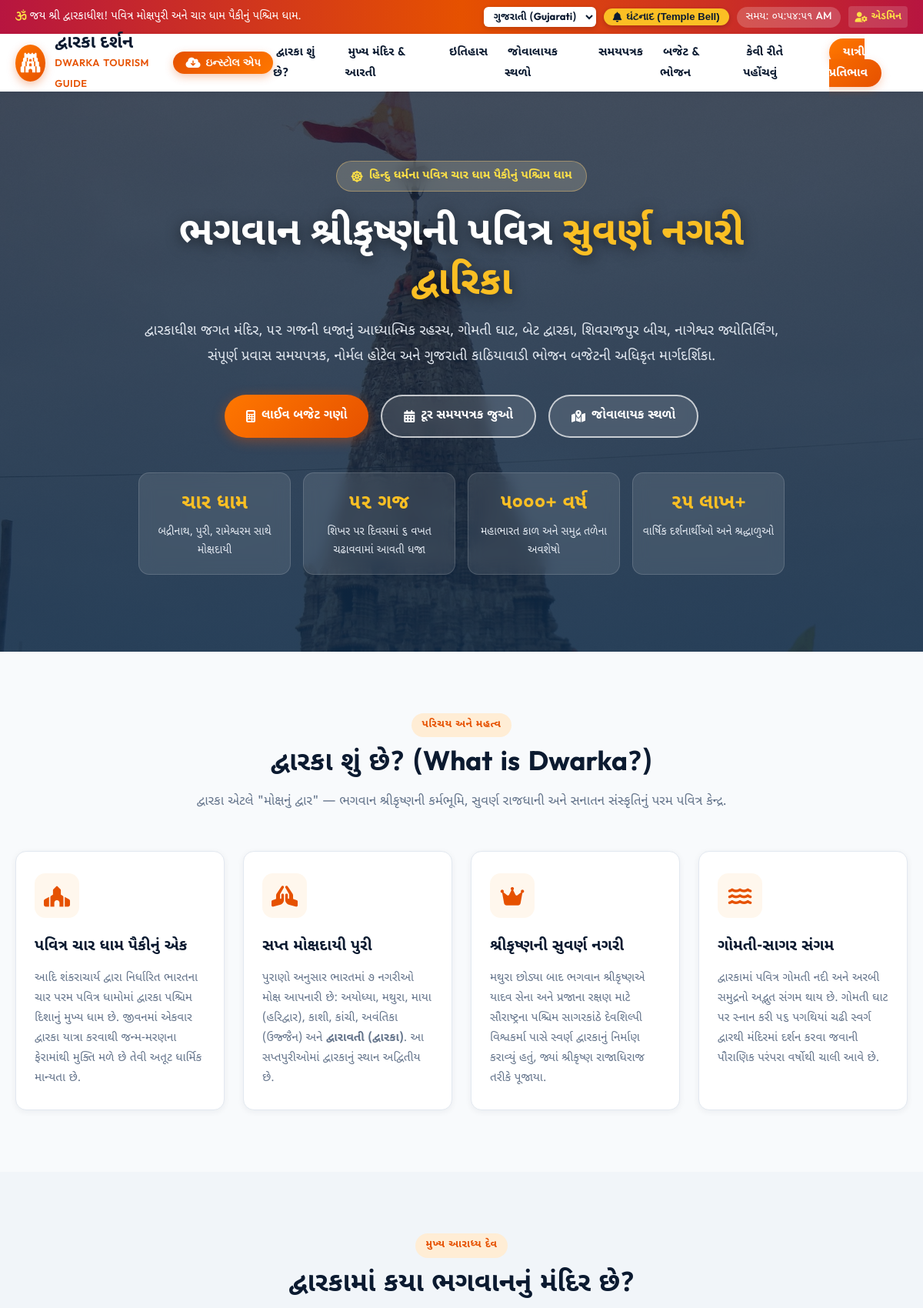
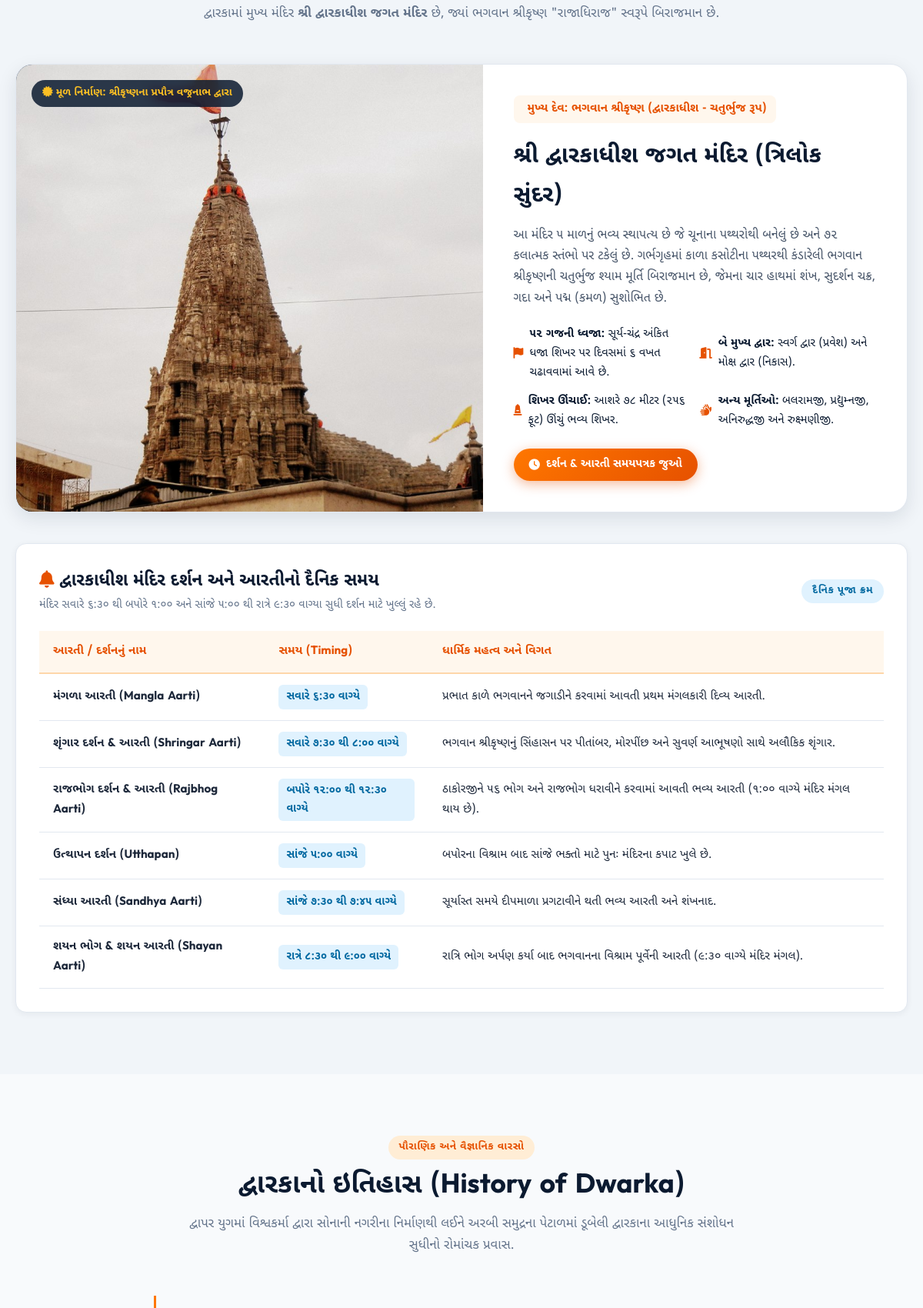
The page / (upper part) on the database its author committed (2 pictures, top to bottom).
### tables this page shows
CREATE TABLE `aarti_timings` (
    `id` INT AUTO_INCREMENT PRIMARY KEY,
    `aarti_name_gu` VARCHAR(255) NOT NULL,
    `time_str` VARCHAR(100) NOT NULL,
    `significance_gu` VARCHAR(255) NOT NULL
);

### db.php (called while the page is built, shortened)
<?php
$host = 'localhost';
$user = 'root';
$pass = '';
$dbname = 'dwarka_guide';
$charset = 'utf8mb4';
try {
    $dsn = "mysql:host=$host;dbname=$dbname;charset=$charset";
    $pdo = new PDO($dsn, $user, $pass, [
        PDO::ATTR_ERRMODE => PDO::ERRMODE_EXCEPTION,
        PDO::ATTR_DEFAULT_FETCH_MODE => PDO::FETCH_ASSOC,
        PDO::ATTR_EMULATE_PREPARES => false,
    ]);
    $pdo->exec("SET NAMES utf8mb4");
    $pdo->exec("CREATE TABLE IF NOT EXISTS `admins` (
        `id` INT AUTO_INCREMENT PRIMARY KEY,
        `username` VARCHAR(100) NOT NULL UNIQUE,
        `password` VARCHAR(255) NOT NULL,
        `full_name` VARCHAR(150) NOT NULL,
        `email` VARCHAR(150) NULL,
        `last_login` DATETIME NULL,
        `created_at` TIMESTAMP DEFAULT CURRENT_TIMESTAMP
    ) ENGINE=InnoDB DEFAULT CHARSET=utf8mb4;");
    $pdo->exec("CREATE TABLE IF NOT EXISTS `site_settings` (
        `setting_key` VARCHAR(100) PRIMARY KEY,
        `setting_value` TEXT NULL,
        `label_gu` VARCHAR(255) NULL,
        `setting_group` VARCHAR(50) DEFAULT 'general'
    ) ENGINE=InnoDB DEFAULT CHARSET=utf8mb4;");
} catch (PDOException $e) {
    die("ડેટાબેઝ જોડાણમાં ક્ષતિ (Database Connection Error): " . $e->getMessage() .
        "<br>કૃપા કરીને ખાતરી કરો કે XAMPP માં MySQL સર્વિસ શરૂ છે.");
}
function get_aarti_timings($pdo = null) {
    global $pdo;
    return $pdo->query("SELECT * FROM aarti_timings ORDER BY id ASC")->fetchAll();
}
function get_all_settings($pdo = null) {
    global $pdo;
    $rows = $pdo->query("SELECT setting_key, setting_value FROM site_settings")->fetchAll();
    $settings = [];
    return $settings;
}

### index.php (the view, shortened to what this page needs)
<?php
require_once __DIR__ . '/db.php';
$site_settings = get_all_settings();
$aarti_list = get_aarti_timings();
?>
<!DOCTYPE html>
<html lang="gu">
<head>
    <link rel="stylesheet" href="https://cdnjs.cloudflare.com/ajax/libs/font-awesome/6.4.0/css/all.min.css">
    <link rel="stylesheet" href="css/style.css?v=<?= filemtime(__DIR__ . '/css/style.css') ?>">
</head>
<body id="top">
    <div class="top-bar">
        <div class="container">
            <div>
                <i class="fa-solid fa-om" style="color: #fde047;"></i>
                <?= htmlspecialchars($site_settings['announcement_text'] ?? 'જય શ્રી દ્વારકાધીશ! પવિત્ર મોક્ષપુરી અને ચાર ધામ પૈકીનું પશ્ચિમ ધામ.') ?>
            </div>
            <div style="display: flex; align-items: center; gap: 10px;">
                <select class="top-lang-select lang-select-sync" onchange="setLanguage(this.value)" title="ભાષા પસંદ કરો (Select Language)">
                    <option value="gu">ગુજરાતી (Gujarati)</option>
                </select>
                <button id="templeBellBtn" class="bell-btn" title="મંદિરનો દિવ્ય ઘંટનાદ વગાડો">
                    <i class="fa-solid fa-bell"></i> ઘંટનાદ (Temple Bell)
                </button>
                <div class="live-clock" id="liveClock">
                </div>
                <a href="admin/index.php" style="color: #fde047; text-decoration: none; font-size: 0.82rem; font-weight: 600; padding: 3px 8px; background: rgba(255,255,255,0.15); border-radius: 4px; display: inline-flex; align-items: center; gap: 5px;" title="એડમિન પેનલ ખોલો">
                    <i class="fa-solid fa-user-gear"></i> એડમિન
                </a>
            </div>
        </div>
    </div>
    <header class="header">
        <div class="container navbar">
            <div class="header-brand-wrap">
                <div class="logo-wrapper">
                    <div class="logo-icon">
                        <i class="fa-solid fa-gopuram"></i>
                    </div>
                    <div class="logo-text">
                        <h1>દ્વારકા દર્શન</h1>
                        <span>DWARKA TOURISM GUIDE</span>
                    </div>
                </div>
                <button id="pwaInstallBtn" class="btn-pwa-install" type="button" title="આ વેબસાઇટ એપ તરીકે તમારા ડિવાઇસ પર ઇન્સ્ટોલ કરો">
                    <i class="fa-solid fa-cloud-arrow-down pwa-icon"></i>
                    <span class="pwa-btn-label">ઇન્સ્ટોલ એપ</span>
                </button>
            </div>
            <ul class="nav-links" id="navLinks">
                <li><a href="#about">દ્વારકા શું છે?</a></li>
                <li><a href="#temple">મુખ્ય મંદિર & આરતી</a></li>
                <li><a href="#history">ઇતિહાસ</a></li>
                <li><a href="#places">જોવાલાયક સ્થળો</a></li>
                <li><a href="#itinerary">સમયપત્રક</a></li>
                <li><a href="#budget">બજેટ & ભોજન</a></li>
                <li><a href="#reach">કેવી રીતે પહોંચવું</a></li>
                <li><a href="#feedback" class="btn-nav">યાત્રી પ્રતિભાવ</a></li>
            </ul>
        </div>
    </header>
    <section class="hero">
        <div class="container hero-content">
            <div class="hero-badge">
                <i class="fa-solid fa-dharmachakra"></i> <?= htmlspecialchars($site_settings['hero_badge'] ?? 'હિન્દુ ધર્મના પવિત્ર ચાર ધામ પૈકીનું પશ્ચિમ ધામ') ?>
            </div>
            <h2 class="hero-title">
                <?= $site_settings['hero_title'] ?? 'ભગવાન શ્રીકૃષ્ણની પવિત્ર <span>સુવર્ણ નગરી દ્વારિકા</span>' ?>
            </h2>
            <p class="hero-description">
                <?= htmlspecialchars($site_settings['hero_desc'] ?? 'દ્વારકાધીશ જગત મંદિર, ૫૨ ગજની ધજાનું આધ્યાત્મિક રહસ્ય, ગોમતી ઘાટ, બેટ દ્વારકા, શિવરાજપુર બીચ, નાગેશ્વર જ્યોતિર્લિંગ, સંપૂર્ણ પ્રવાસ સમયપત્રક, નોર્મલ હોટેલ અને ગુજરાતી કાઠિયાવાડી ભોજન બજેટની અધિકૃત માર્ગદર્શિકા.') ?>
            </p>
            <div class="hero-actions">
                <a href="#budget-calculator" class="btn btn-primary">
                    <i class="fa-solid fa-calculator"></i> લાઈવ બજેટ ગણો
                </a>
                <a href="#itinerary" class="btn btn-outline">
                    <i class="fa-solid fa-calendar-days"></i> ટૂર સમયપત્રક જુઓ
                </a>
                <a href="#places" class="btn btn-outline">
                    <i class="fa-solid fa-map-location-dot"></i> જોવાલાયક સ્થળો
                </a>
            </div>
            <div class="hero-stats">
                <div class="stat-item">
                    <h3><?= htmlspecialchars($site_settings['stat_1_val'] ?? 'ચાર ધામ') ?></h3>
                    <p><?= htmlspecialchars($site_settings['stat_1_desc'] ?? 'બદ્રીનાથ, પુરી, રામેશ્વરમ સાથે મોક્ષદાયી') ?></p>
                </div>
                <div class="stat-item">
                    <h3><?= htmlspecialchars($site_settings['stat_2_val'] ?? '૫૨ ગજ') ?></h3>
                    <p><?= htmlspecialchars($site_settings['stat_2_desc'] ?? 'શિખર પર દિવસમાં ૬ વખત ચઢાવવામાં આવતી ધજા') ?></p>
                </div>
                <div class="stat-item">
                    <h3><?= htmlspecialchars($site_settings['stat_3_val'] ?? '૫૦૦૦+ વર્ષ') ?></h3>
                    <p><?= htmlspecialchars($site_settings['stat_3_desc'] ?? 'મહાભારત કાળ અને સમુદ્ર તળેના અવશેષો') ?></p>
                </div>
                <div class="stat-item">
                    <h3><?= htmlspecialchars($site_settings['stat_4_val'] ?? '૨૫ લાખ+') ?></h3>
                    <p><?= htmlspecialchars($site_settings['stat_4_desc'] ?? 'વાર્ષિક દર્શનાર્થીઓ અને શ્રદ્ધાળુઓ') ?></p>
                </div>
            </div>
        </div>
    </section>
    <section class="section" id="about">
        <div class="container">
            <div class="section-header">
                <span class="badge-tag">પરિચય અને મહત્વ</span>
                <h3 class="section-title">દ્વારકા શું છે? (What is Dwarka?)</h3>
                <p class="section-subtitle">
                    દ્વારકા એટલે "મોક્ષનું દ્વાર" — ભગવાન શ્રીકૃષ્ણની કર્મભૂમિ, સુવર્ણ રાજધાની અને સનાતન સંસ્કૃતિનું પરમ પવિત્ર કેન્દ્ર.
                </p>
            </div>
            <div class="about-grid">
                <div class="about-card">
                    <div class="card-icon">
                        <i class="fa-solid fa-place-of-worship"></i>
                    </div>
                    <h3>પવિત્ર ચાર ધામ પૈકીનું એક</h3>
                    <p>
                        આદિ શંકરાચાર્ય દ્વારા નિર્ધારિત ભારતના ચાર પરમ પવિત્ર ધામોમાં દ્વારકા પશ્ચિમ દિશાનું મુખ્ય ધામ છે.
                        જીવનમાં એકવાર દ્વારકા યાત્રા કરવાથી જન્મ-મરણના ફેરામાંથી મુક્તિ મળે છે તેવી અતૂટ ધાર્મિક માન્યતા છે.
                    </p>
                </div>
                <div class="about-card">
                    <div class="card-icon">
                        <i class="fa-solid fa-hands-praying"></i>
                    </div>
                    <h3>સપ્ત મોક્ષદાયી પુરી</h3>
                    <p>
                        પુરાણો અનુસાર ભારતમાં ૭ નગરીઓ મોક્ષ આપનારી છે: અયોધ્યા, મથુરા, માયા (હરિદ્વાર), કાશી, કાંચી,
                        અવંતિકા (ઉજ્જૈન) અને <strong>દ્વારાવતી (દ્વારકા)</strong>. આ સપ્તપુરીઓમાં દ્વારકાનું સ્થાન અદ્વિતીય છે.
                    </p>
                </div>
                <div class="about-card">
                    <div class="card-icon">
                        <i class="fa-solid fa-crown"></i>
                    </div>
                    <h3>શ્રીકૃષ્ણની સુવર્ણ નગરી</h3>
                    <p>
                        મથુરા છોડ્યા બાદ ભગવાન શ્રીકૃષ્ણએ યાદવ સેના અને પ્રજાના રક્ષણ માટે સૌરાષ્ટ્રના પશ્ચિમ સાગરકાંઠે
                        દેવશિલ્પી વિશ્વકર્મા પાસે સ્વર્ણ દ્વારકાનું નિર્માણ કરાવ્યું હતું, જ્યાં શ્રીકૃષ્ણ રાજાધિરાજ તરીકે પૂજાયા.
                    </p>
                </div>
                <div class="about-card">
                    <div class="card-icon">
                        <i class="fa-solid fa-water"></i>
                    </div>
                    <h3>ગોમતી-સાગર સંગમ</h3>
                    <p>
                        દ્વારકામાં પવિત્ર ગોમતી નદી અને અરબી સમુદ્રનો અદ્ભુત સંગમ થાય છે. ગોમતી ઘાટ પર સ્નાન કરી ૫૬ પગથિયાં ચઢી
                        સ્વર્ગ દ્વારથી મંદિરમાં દર્શન કરવા જવાની પૌરાણિક પરંપરા વર્ષોથી ચાલી આવે છે.
                    </p>
                </div>
            </div>
        </div>
    </section>
    <section class="section alt-bg" id="temple">
        <div class="container">
            <div class="section-header">
                <span class="badge-tag">મુખ્ય આરાધ્ય દેવ</span>
                <h3 class="section-title">દ્વારકામાં કયા ભગવાનનું મંદિર છે?</h3>
                <p class="section-subtitle">
                    દ્વારકામાં મુખ્ય મંદિર <strong>શ્રી દ્વારકાધીશ જગત મંદિર</strong> છે, જ્યાં ભગવાન શ્રીકૃષ્ણ "રાજાધિરાજ" સ્વરૂપે બિરાજમાન છે.
                </p>
            </div>
            <div class="mandir-feature-box">
                <div class="mandir-grid">
                    <div class="mandir-image">
                        <img src="images/dwarkadhish_temple_real.jpg" alt="શ્રી દ્વારકાધીશ જગત મંદિર">
                        <div class="mandir-badge-float">
                            <i class="fa-solid fa-certificate"></i> મૂળ નિર્માણ: શ્રીકૃષ્ણના પ્રપૌત્ર વજ્રનાભ દ્વારા
                        </div>
                    </div>
                    <div class="mandir-details">
                        <div class="mandir-deity-pill">
                            <i class="fa-solid fa-sparkles"></i> મુખ્ય દેવ: ભગવાન શ્રીકૃષ્ણ (દ્વારકાધીશ - ચતુર્ભુજ રૂપ)
                        </div>
                        <h3>શ્રી દ્વારકાધીશ જગત મંદિર (ત્રિલોક સુંદર)</h3>
                        <p>
                            આ મંદિર ૫ માળનું ભવ્ય સ્થાપત્ય છે જે ચૂનાના પથ્થરોથી બનેલું છે અને ૭૨ કલાત્મક સ્તંભો પર ટકેલું છે.
                            ગર્ભગૃહમાં કાળા કસોટીના પથ્થરથી કંડારેલી ભગવાન શ્રીકૃષ્ણની ચતુર્ભુજ શ્યામ મૂર્તિ બિરાજમાન છે,
                            જેમના ચાર હાથમાં શંખ, સુદર્શન ચક્ર, ગદા અને પદ્મ (કમળ) સુશોભિત છે.
                        </p>
                        <div class="mandir-highlights-list">
                            <div class="mandir-highlight-item">
                                <i class="fa-solid fa-flag"></i>
                                <span><strong>૫૨ ગજની ધ્વજા:</strong> સૂર્ય-ચંદ્ર અંકિત ધજા શિખર પર દિવસમાં ૬ વખત ચઢાવવામાં આવે છે.</span>
                            </div>
                            <div class="mandir-highlight-item">
                                <i class="fa-solid fa-door-open"></i>
                                <span><strong>બે મુખ્ય દ્વાર:</strong> સ્વર્ગ દ્વાર (પ્રવેશ) અને મોક્ષ દ્વાર (નિકાસ).</span>
                            </div>
                            <div class="mandir-highlight-item">
                                <i class="fa-solid fa-monument"></i>
                                <span><strong>શિખર ઊંચાઈ:</strong> આશરે ૭૮ મીટર (૨૫૬ ફૂટ) ઊંચું ભવ્ય શિખર.</span>
                            </div>
                            <div class="mandir-highlight-item">
                                <i class="fa-solid fa-hands"></i>
                                <span><strong>અન્ય મૂર્તિઓ:</strong> બલરામજી, પ્રદ્યુમ્નજી, અનિરુદ્ધજી અને રુક્ષ્મણીજી.</span>
                            </div>
                        </div>
                        <div>
                            <a href="#aarti-schedule" class="btn btn-primary" style="padding: 9px 20px; font-size: 0.9rem;">
                                <i class="fa-solid fa-clock"></i> દર્શન & આરતી સમયપત્રક જુઓ
                            </a>
                        </div>
                    </div>
                </div>
            </div>
            <div class="aarti-card" id="aarti-schedule">
                <div style="display: flex; justify-content: space-between; align-items: center; margin-bottom: 20px; flex-wrap: wrap; gap: 10px;">
                    <div>
                        <h4 style="font-size: 1.4rem; color: var(--dark-navy);">
                            <i class="fa-solid fa-bell" style="color: var(--primary-kesari);"></i>
                            દ્વારકાધીશ મંદિર દર્શન અને આરતીનો દૈનિક સમય
                        </h4>
                        <p style="font-size: 0.9rem; color: var(--text-muted);">
                            મંદિર સવારે ૬:૩૦ થી બપોરે ૧:૦૦ અને સાંજે ૫:૦૦ થી રાત્રે ૯:૩૦ વાગ્યા સુધી દર્શન માટે ખુલ્લું રહે છે.
                        </p>
                    </div>
                    <span class="badge-tag" style="margin: 0; background: #e0f2fe; color: #0369a1;">દૈનિક પૂજા ક્રમ</span>
                </div>
                <div class="aarti-table-responsive">
                    <table class="aarti-table">
                        <thead>
                            <tr>
                                <th>આરતી / દર્શનનું નામ</th>
                                <th>સમય (Timing)</th>
                                <th>ધાર્મિક મહત્વ અને વિગત</th>
                            </tr>
                        </thead>
                        <tbody>
                            <?php foreach ($aarti_list as $aarti): ?>
                            <tr>
                                <td><strong><?= htmlspecialchars($aarti['aarti_name_gu']) ?></strong></td>
                                <td><span class="time-badge"><?= htmlspecialchars($aarti['time_str']) ?></span></td>
                                <td><?= htmlspecialchars($aarti['significance_gu']) ?></td>
                            </tr>
                            <?php endforeach; ?>
                        </tbody>
                    </table>
                </div>
            </div>
        </div>
    </section>
    <section class="section" id="history">
        <div class="container">
            <div class="section-header">
                <span class="badge-tag">પૌરાણિક અને વૈજ્ઞાનિક વારસો</span>
                <h3 class="section-title">દ્વારકાનો ઇતિહાસ (History of Dwarka)</h3>
                <p class="section-subtitle">
                    દ્વાપર યુગમાં વિશ્વકર્મા દ્વારા સોનાની નગરીના નિર્માણથી લઈને અરબી સમુદ્રના પેટાળમાં ડૂબેલી દ્વારકાના આધુનિક સંશોધન સુધીનો રોમાંચક પ્રવાસ.
                </p>
            </div>
            <div class="timeline-container">
            </div>
        </div>
    </section>
</body>
</html>

### rows shown on the page
aarti_timings: aarti_name_gu "મંગળા આરતી (Mangla Aarti)", time_str "સવારે ૬:૩૦ વાગ્યે", significance_gu "પ્રભાત કાળે ભગવાનને જગાડીને કરવામાં આવતી પ્રથમ મંગલકારી દિવ્ય આરતી."
aarti_timings: aarti_name_gu "શૃંગાર દર્શન & આરતી (Shringar Aarti)", time_str "સવારે ૭:૩૦ થી ૮:૦૦ વાગ્યે", significance_gu "ભગવાન શ્રીકૃષ્ણનું સિંહાસન પર પીતાંબર, મોરપીંછ અને સુવર્ણ આભૂષણો સાથે અલૌકિક શૃંગાર."
aarti_timings: aarti_name_gu "રાજભોગ દર્શન & આરતી (Rajbhog Aarti)", time_str "બપોરે ૧૨:૦૦ થી ૧૨:૩૦ વાગ્યે", significance_gu "ઠાકોરજીને ૫૬ ભોગ અને રાજભોગ ધરાવીને કરવામાં આવતી ભવ્ય આરતી (૧:૦૦ વાગ્યે મંદિર મંગલ થાય છે)."
aarti_timings: aarti_name_gu "ઉત્થાપન દર્શન (Utthapan)", time_str "સાંજે ૫:૦૦ વાગ્યે", significance_gu "બપોરના વિશ્રામ બાદ સાંજે ભક્તો માટે પુનઃ મંદિરના કપાટ ખુલે છે."
aarti_timings: aarti_name_gu "સંધ્યા આરતી (Sandhya Aarti)", time_str "સાંજે ૭:૩૦ થી ૭:૪૫ વાગ્યે", significance_gu "સૂર્યાસ્ત સમયે દીપમાળા પ્રગટાવીને થતી ભવ્ય આરતી અને શંખનાદ."
aarti_timings: aarti_name_gu "શયન ભોગ & શયન આરતી (Shayan Aarti)", time_str "રાત્રે ૮:૩૦ થી ૯:૦૦ વાગ્યે", significance_gu "રાત્રિ ભોગ અર્પણ કર્યા બાદ ભગવાનના વિશ્રામ પૂર્વેની આરતી (૯:૩૦ વાગ્યે મંદિર મંગલ)."

### other values the page prints
$site_settings['announcement_text'] "જય શ્રી દ્વારકાધીશ! પવિત્ર મોક્ષપુરી અને ચાર ધામ પૈકીનું પશ્ચિમ ધામ."
$site_settings['hero_badge'] "હિન્દુ ધર્મના પવિત્ર ચાર ધામ પૈકીનું પશ્ચિમ ધામ"
$site_settings['hero_title'] "ભગવાન શ્રીકૃષ્ણની પવિત્ર સુવર્ણ નગરી દ્વારિકા"
$site_settings['stat_1_val'] "ચાર ધામ"
$site_settings['stat_1_desc'] "બદ્રીનાથ, પુરી, રામેશ્વરમ સાથે મોક્ષદાયી"
$site_settings['stat_2_val'] "૫૨ ગજ"
$site_settings['stat_2_desc'] "શિખર પર દિવસમાં ૬ વખત ચઢાવવામાં આવતી ધજા"
$site_settings['stat_3_val'] "૫૦૦૦+ વર્ષ"
$site_settings['stat_3_desc'] "મહાભારત કાળ અને સમુદ્ર તળેના અવશેષો"
$site_settings['stat_4_val'] "૨૫ લાખ+"
$site_settings['stat_4_desc'] "વાર્ષિક દર્શનાર્થીઓ અને શ્રદ્ધાળુઓ"
